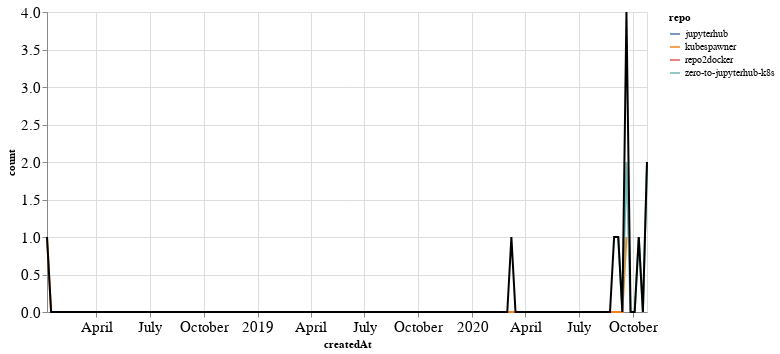

Source (notebook cell):
### Markdown cell above
## PRs

### Code cell
prs_time = prs.groupby('repo').resample('W', on='createdAt').count()['author'].reset_index()
prs_time = prs_time.rename(columns={'author': 'count'})
prs_time_total = prs_time.groupby('createdAt').agg({"count": "sum"}).reset_index()

ch1 = alt.Chart(prs_time, width=600).mark_line().encode(
    x='createdAt',
    y='count',
    color='repo',
    tooltip="repo"
)

ch2 = alt.Chart(prs_time_total, width=600).mark_line(color="black").encode(
    x='createdAt',
    y='count',
)

ch1 + ch2

### Figure 1 — Vega-Lite specification as saved in the notebook (floating-point values rounded to 4 significant figures; data arrays with more than 128 entries replaced by an {"elided": "..."} marker saying what was removed)
{"config": {"axisLeft": {"labelFontSize": 15}, "axisBottom": {"labelFontSize": 15}}, "layer": [{"data": {"name": "data-a895c78065f2e3bd8c499ea390f0acaa"}, "mark": "line", "encoding": {"color": {"type": "nominal", "field": "repo"}, "tooltip": {"type": "nominal", "field": "repo"}, "x": {"type": "temporal", "field": "createdAt"}, "y": {"type": "quantitative", "field": "count"}}, "width": 600}, {"data": {"name": "data-5db8642ad11a27e3c8d64174db65e45f"}, "mark": {"type": "line", "color": "black"}, "encoding": {"x": {"type": "temporal", "field": "createdAt"}, "y": {"type": "quantitative", "field": "count"}}, "width": 600}], "$schema": "https://vega.github.io/schema/vega-lite/v4.8.1.json", "datasets": {"data-a895c78065f2e3bd8c499ea390f0acaa": {"elided": "153 records"}, "data-5db8642ad11a27e3c8d64174db65e45f": {"elided": "147 records"}}}
